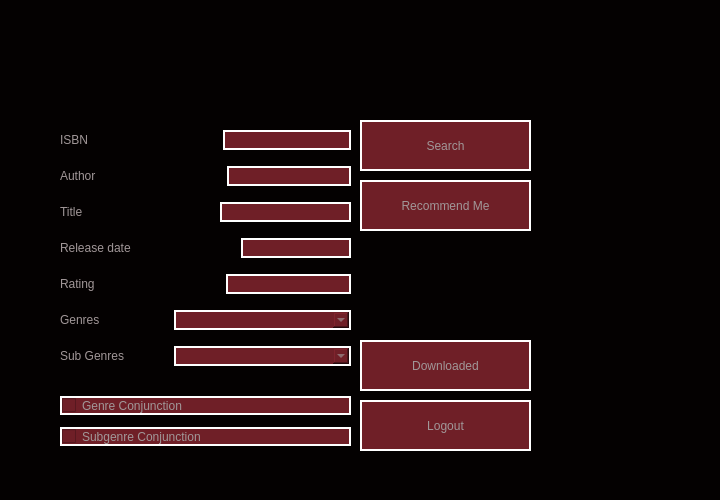
<?xml version="1.0" encoding="UTF-8"?>
<ui version="4.0">
 <class>SearchWindow</class>
 <widget class="QDialog" name="SearchWindow">
  <property name="geometry">
   <rect>
    <x>0</x>
    <y>0</y>
    <width>720</width>
    <height>500</height>
   </rect>
  </property>
  <property name="minimumSize">
   <size>
    <width>720</width>
    <height>500</height>
   </size>
  </property>
  <property name="maximumSize">
   <size>
    <width>720</width>
    <height>500</height>
   </size>
  </property>
  <property name="windowTitle">
   <string>Dialog</string>
  </property>
  <property name="styleSheet">
   <string notr="true">background-color: #040101</string>
  </property>
  <widget class="QPushButton" name="pushButton">
   <property name="geometry">
    <rect>
     <x>360</x>
     <y>120</y>
     <width>171</width>
     <height>51</height>
    </rect>
   </property>
   <property name="styleSheet">
    <string notr="true">QPushButton {
    background-color:#6f1f27;
    color: #a19798;
    font: 18pt &quot;Arial&quot;;
    border:2px solid #FFFFFF;
    }
    
    QPushButton:hover {
        background-color: #520a11;
    }
</string>
   </property>
   <property name="text">
    <string>Search</string>
   </property>
  </widget>
  <widget class="QWidget" name="layoutWidget">
   <property name="geometry">
    <rect>
     <x>60</x>
     <y>120</y>
     <width>291</width>
     <height>261</height>
    </rect>
   </property>
   <layout class="QVBoxLayout" name="verticalLayout">
    <item>
     <layout class="QHBoxLayout" name="horizontalLayout">
      <item>
       <widget class="QLabel" name="label">
        <property name="styleSheet">
         <string notr="true">color: #a19798;</string>
        </property>
        <property name="text">
         <string>ISBN</string>
        </property>
       </widget>
      </item>
      <item>
       <spacer name="horizontalSpacer">
        <property name="orientation">
         <enum>Qt::Horizontal</enum>
        </property>
        <property name="sizeHint" stdset="0">
         <size>
          <width>58</width>
          <height>20</height>
         </size>
        </property>
       </spacer>
      </item>
      <item>
       <widget class="QLineEdit" name="ISBN">
        <property name="styleSheet">
         <string notr="true">background-color:#6f1f27;
color: #a19798;
font: 15pt &quot;Arial&quot;;
border:2px solid #FFFFFF;</string>
        </property>
        <property name="text">
         <string/>
        </property>
       </widget>
      </item>
     </layout>
    </item>
    <item>
     <layout class="QHBoxLayout" name="horizontalLayout_2">
      <item>
       <widget class="QLabel" name="label_2">
        <property name="styleSheet">
         <string notr="true">color: #a19798;</string>
        </property>
        <property name="text">
         <string>Author</string>
        </property>
       </widget>
      </item>
      <item>
       <spacer name="horizontalSpacer_2">
        <property name="orientation">
         <enum>Qt::Horizontal</enum>
        </property>
        <property name="sizeHint" stdset="0">
         <size>
          <width>43</width>
          <height>20</height>
         </size>
        </property>
       </spacer>
      </item>
      <item>
       <widget class="QLineEdit" name="author">
        <property name="styleSheet">
         <string notr="true">background-color:#6f1f27;
color: #a19798;
font: 15pt &quot;Arial&quot;;
border:2px solid #FFFFFF;</string>
        </property>
        <property name="text">
         <string/>
        </property>
       </widget>
      </item>
     </layout>
    </item>
    <item>
     <layout class="QHBoxLayout" name="horizontalLayout_3">
      <item>
       <widget class="QLabel" name="label_3">
        <property name="styleSheet">
         <string notr="true">color: #a19798;</string>
        </property>
        <property name="text">
         <string>Title</string>
        </property>
       </widget>
      </item>
      <item>
       <spacer name="horizontalSpacer_3">
        <property name="orientation">
         <enum>Qt::Horizontal</enum>
        </property>
        <property name="sizeHint" stdset="0">
         <size>
          <width>56</width>
          <height>20</height>
         </size>
        </property>
       </spacer>
      </item>
      <item>
       <widget class="QLineEdit" name="Title">
        <property name="styleSheet">
         <string notr="true">background-color:#6f1f27;
color: #a19798;
font: 15pt &quot;Arial&quot;;
border:2px solid #FFFFFF;</string>
        </property>
        <property name="text">
         <string/>
        </property>
       </widget>
      </item>
     </layout>
    </item>
    <item>
     <layout class="QHBoxLayout" name="horizontalLayout_4">
      <item>
       <widget class="QLabel" name="label_5">
        <property name="styleSheet">
         <string notr="true">color: #a19798;</string>
        </property>
        <property name="text">
         <string>Release date</string>
        </property>
       </widget>
      </item>
      <item>
       <spacer name="horizontalSpacer_4">
        <property name="orientation">
         <enum>Qt::Horizontal</enum>
        </property>
        <property name="sizeHint" stdset="0">
         <size>
          <width>23</width>
          <height>20</height>
         </size>
        </property>
       </spacer>
      </item>
      <item>
       <widget class="QLineEdit" name="releaseDate">
        <property name="styleSheet">
         <string notr="true">background-color:#6f1f27;
color: #a19798;
font: 15pt &quot;Arial&quot;;
border:2px solid #FFFFFF;</string>
        </property>
        <property name="text">
         <string/>
        </property>
       </widget>
      </item>
     </layout>
    </item>
    <item>
     <layout class="QHBoxLayout" name="horizontalLayout_5">
      <item>
       <widget class="QLabel" name="label_6">
        <property name="styleSheet">
         <string notr="true">color: #a19798;</string>
        </property>
        <property name="text">
         <string>Rating</string>
        </property>
       </widget>
      </item>
      <item>
       <spacer name="horizontalSpacer_5">
        <property name="orientation">
         <enum>Qt::Horizontal</enum>
        </property>
        <property name="sizeHint" stdset="0">
         <size>
          <width>40</width>
          <height>20</height>
         </size>
        </property>
       </spacer>
      </item>
      <item>
       <widget class="QLineEdit" name="rating">
        <property name="styleSheet">
         <string notr="true">background-color:#6f1f27;
color: #a19798;
font: 15pt &quot;Arial&quot;;
border:2px solid #FFFFFF;</string>
        </property>
        <property name="text">
         <string/>
        </property>
       </widget>
      </item>
     </layout>
    </item>
    <item>
     <layout class="QHBoxLayout" name="horizontalLayout_6">
      <item>
       <widget class="QLabel" name="label_8">
        <property name="styleSheet">
         <string notr="true">color: #a19798;</string>
        </property>
        <property name="text">
         <string>Genres</string>
        </property>
       </widget>
      </item>
      <item>
       <spacer name="horizontalSpacer_6">
        <property name="orientation">
         <enum>Qt::Horizontal</enum>
        </property>
        <property name="sizeHint" stdset="0">
         <size>
          <width>40</width>
          <height>20</height>
         </size>
        </property>
       </spacer>
      </item>
      <item>
       <widget class="MultiSelectComboBox" name="genresList">
        <property name="minimumSize">
         <size>
          <width>177</width>
          <height>0</height>
         </size>
        </property>
        <property name="styleSheet">
         <string notr="true">background-color:#6f1f27;
color: #a19798;
font: 15pt &quot;Arial&quot;;
border:2px solid #FFFFFF;</string>
        </property>
       </widget>
      </item>
     </layout>
    </item>
    <item>
     <layout class="QHBoxLayout" name="horizontalLayout_7">
      <item>
       <widget class="QLabel" name="label_7">
        <property name="styleSheet">
         <string notr="true">color: #a19798;</string>
        </property>
        <property name="text">
         <string>Sub Genres</string>
        </property>
       </widget>
      </item>
      <item>
       <spacer name="horizontalSpacer_7">
        <property name="orientation">
         <enum>Qt::Horizontal</enum>
        </property>
        <property name="sizeHint" stdset="0">
         <size>
          <width>30</width>
          <height>20</height>
         </size>
        </property>
       </spacer>
      </item>
      <item>
       <widget class="MultiSelectComboBox" name="subgenreList">
        <property name="minimumSize">
         <size>
          <width>177</width>
          <height>0</height>
         </size>
        </property>
        <property name="styleSheet">
         <string notr="true">background-color:#6f1f27;
color: #a19798;
font: 15pt &quot;Arial&quot;;
border:2px solid #FFFFFF;</string>
        </property>
       </widget>
      </item>
     </layout>
    </item>
   </layout>
  </widget>
  <widget class="QWidget" name="layoutWidget">
   <property name="geometry">
    <rect>
     <x>60</x>
     <y>390</y>
     <width>291</width>
     <height>64</height>
    </rect>
   </property>
   <layout class="QVBoxLayout" name="verticalLayout_2">
    <item>
     <widget class="QCheckBox" name="genreConjunction">
      <property name="styleSheet">
       <string notr="true">background-color:#6f1f27;
color: #a19798;
font: 15pt &quot;Arial&quot;;
border:2px solid #FFFFFF;</string>
      </property>
      <property name="text">
       <string>Genre Conjunction</string>
      </property>
     </widget>
    </item>
    <item>
     <widget class="QCheckBox" name="subGenreConjunction">
      <property name="styleSheet">
       <string notr="true">background-color:#6f1f27;
color: #a19798;
font: 15pt &quot;Arial&quot;;
border:2px solid #FFFFFF;</string>
      </property>
      <property name="text">
       <string>Subgenre Conjunction</string>
      </property>
     </widget>
    </item>
   </layout>
  </widget>
  <widget class="QPushButton" name="RecommendButton">
   <property name="geometry">
    <rect>
     <x>360</x>
     <y>180</y>
     <width>171</width>
     <height>51</height>
    </rect>
   </property>
   <property name="styleSheet">
    <string notr="true">QPushButton {
    background-color:#6f1f27;
    color: #a19798;
    font: 15pt &quot;Arial&quot;;
    border:2px solid #FFFFFF;
    }
    
    QPushButton:hover {
        background-color: #520a11;
    }
</string>
   </property>
   <property name="text">
    <string>Recommend Me</string>
   </property>
  </widget>
  <widget class="QPushButton" name="logout">
   <property name="geometry">
    <rect>
     <x>360</x>
     <y>400</y>
     <width>171</width>
     <height>51</height>
    </rect>
   </property>
   <property name="styleSheet">
    <string notr="true">QPushButton {
    background-color:#6f1f27;
    color: #a19798;
    font: 18pt &quot;Arial&quot;;
    border:2px solid #FFFFFF;
    }
    
    QPushButton:hover {
        background-color: #520a11;
    }
</string>
   </property>
   <property name="text">
    <string>Logout</string>
   </property>
  </widget>
  <widget class="QPushButton" name="download">
   <property name="geometry">
    <rect>
     <x>360</x>
     <y>340</y>
     <width>171</width>
     <height>51</height>
    </rect>
   </property>
   <property name="styleSheet">
    <string notr="true">QPushButton {
    background-color:#6f1f27;
    color: #a19798;
    font: 18pt &quot;Arial&quot;;
    border:2px solid #FFFFFF;
    }
    
    QPushButton:hover {
        background-color: #520a11;
    }
</string>
   </property>
   <property name="text">
    <string>Downloaded</string>
   </property>
  </widget>
 </widget>
 <customwidgets>
  <customwidget>
   <class>MultiSelectComboBox</class>
   <extends>QComboBox</extends>
   <header location="global">MultiSelectComboBox.h</header>
  </customwidget>
 </customwidgets>
 <resources/>
 <connections/>
</ui>
